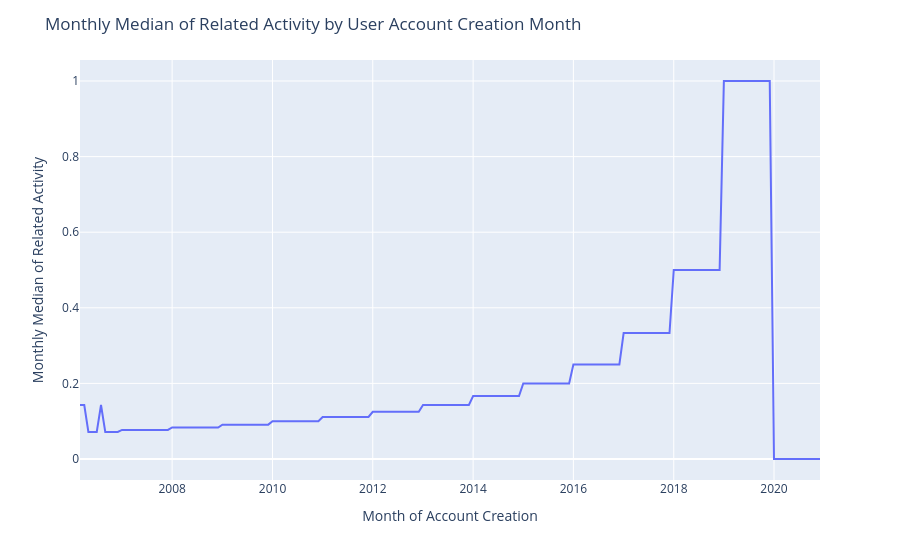

Notebook code cell kept with this figure:
### Code cell
figure = px.line(avg, x=avg.index, y='activity_ratio')
figure.update_layout(
            title='Monthly Median of Related Activity by User Account Creation Month',
            xaxis_title = 'Month of Account Creation',
            yaxis_title = 'Monthly Median of Related Activity',
            legend_title = 'Legends')
figure.show()

### Figure 1 — Plotly figure (JSON) as saved in the notebook; plotly's stock layout.template omitted (floating-point values rounded to 4 significant figures; data arrays with more than 128 entries replaced by an {"elided": "..."} marker saying what was removed)
{"data": [{"hovertemplate": "month=%{x}<br>activity_ratio=%{y}<extra></extra>", "legendgroup": "", "line": {"color": "#636efa", "dash": "solid"}, "marker": {"symbol": "circle"}, "mode": "lines", "name": "", "orientation": "v", "showlegend": false, "x": {"elided": "178 str values"}, "xaxis": "x", "y": {"elided": "178 float values"}, "yaxis": "y", "type": "scatter"}], "layout": {"xaxis": {"anchor": "y", "domain": [0.0, 1.0], "title": {"text": "Month of Account Creation"}}, "yaxis": {"anchor": "x", "domain": [0.0, 1.0], "title": {"text": "Monthly Median of Related Activity"}}, "legend": {"tracegroupgap": 0, "title": {"text": "Legends"}}, "margin": {"t": 60}, "title": {"text": "Monthly Median of Related Activity by User Account Creation Month"}}}
